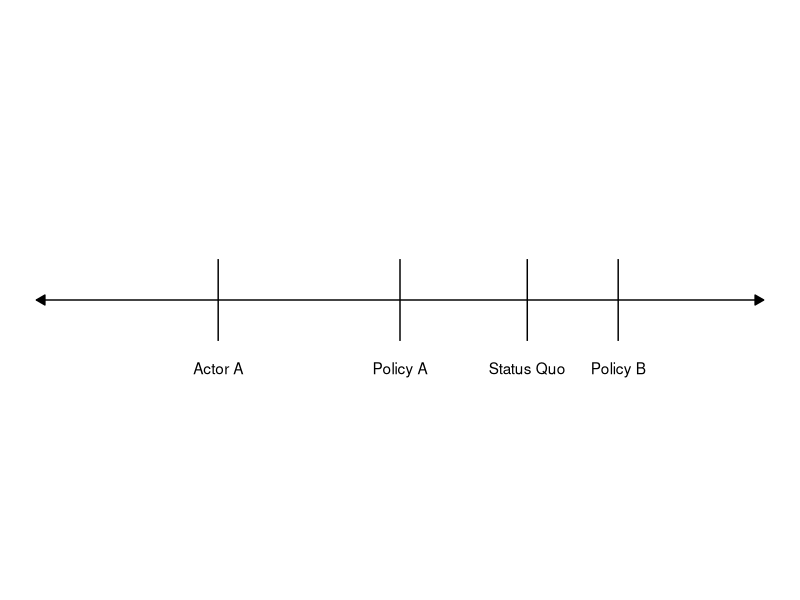
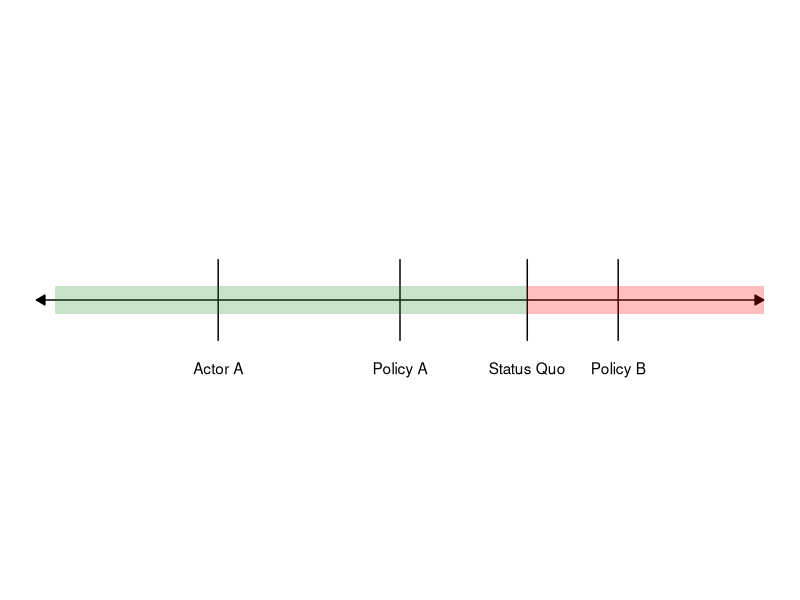
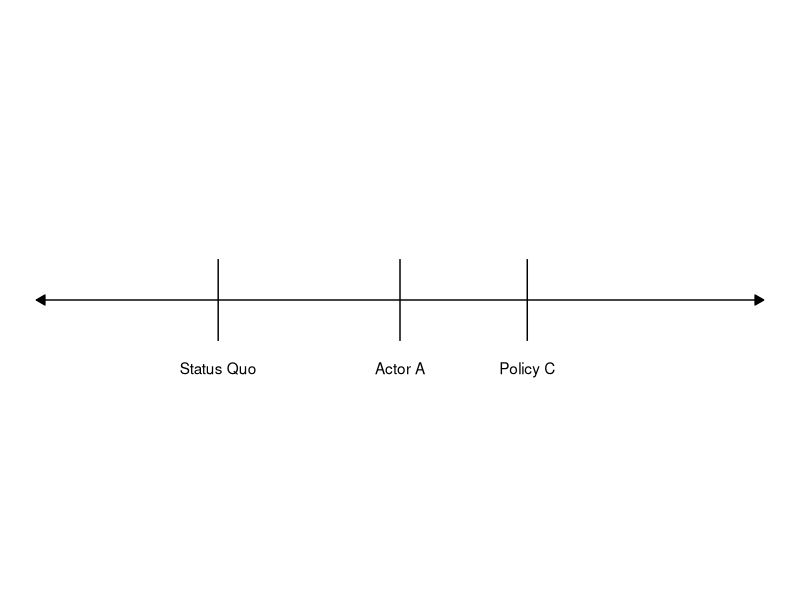
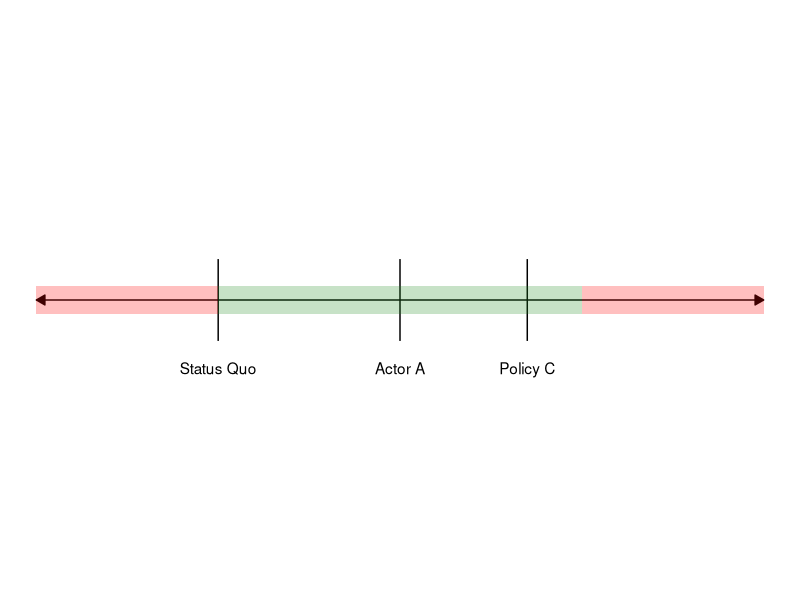
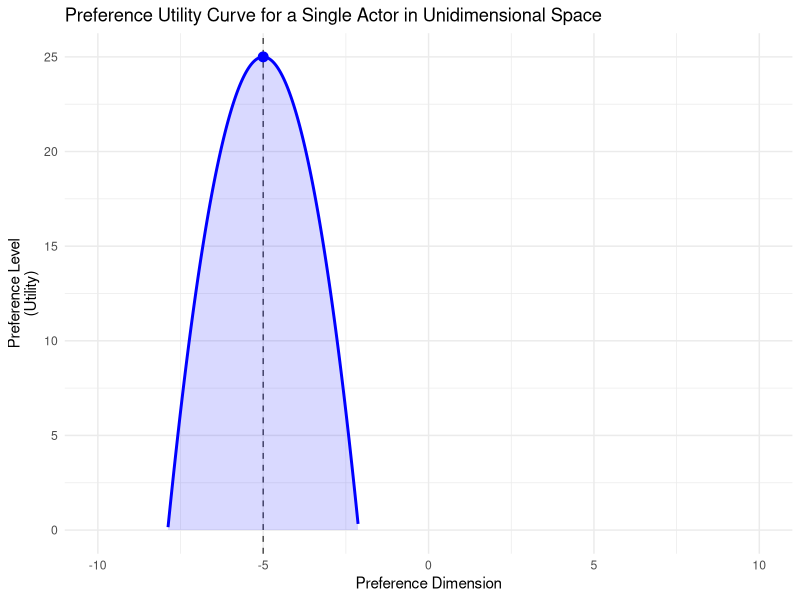
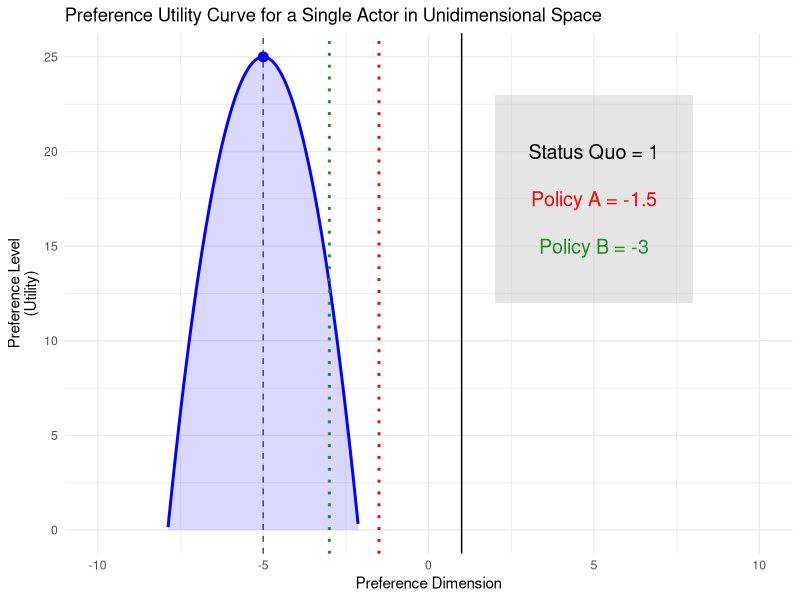
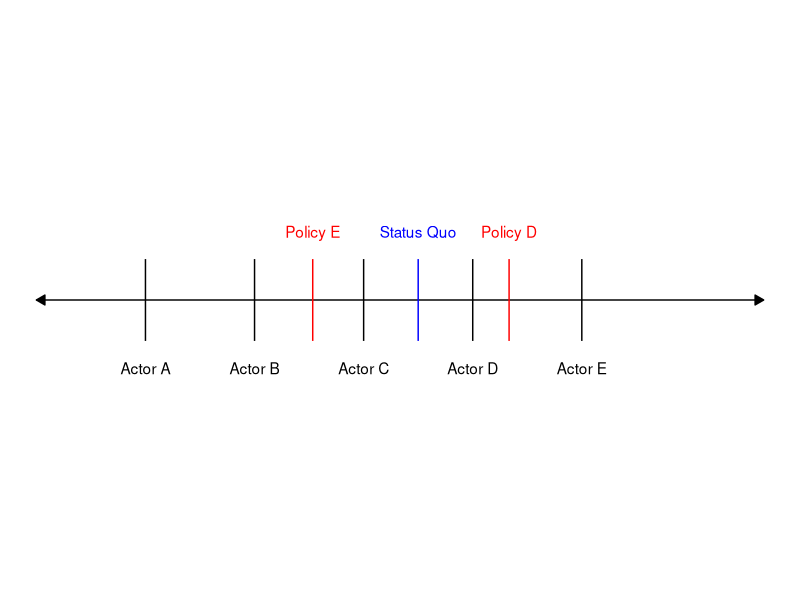
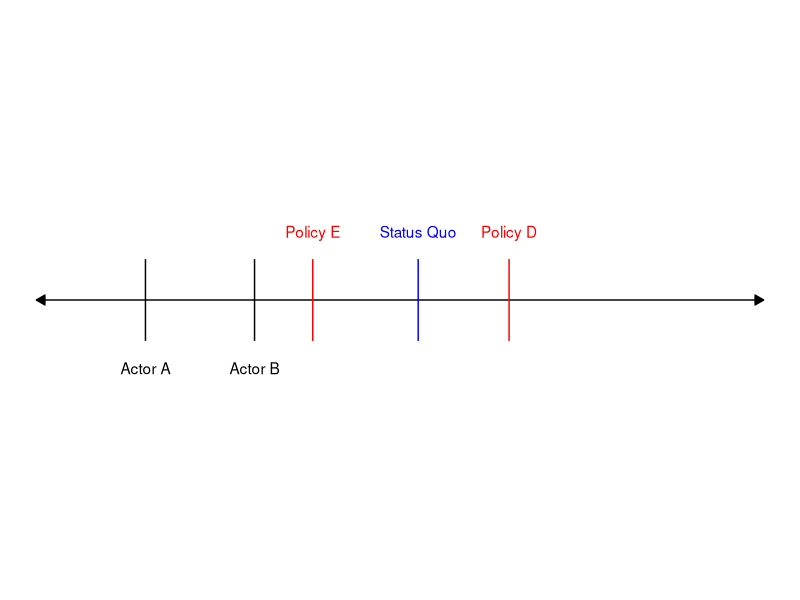

Write R code to recreate these figures, in order.
## ---- chunk 1
library(tidyverse)
library(ggforce)
## ---- chunk 2

ggplot() + 
  geom_segment(
    aes(x = -10, y = 0, xend = 10, yend = 0), 
    arrow = arrow(angle = 30, length = unit(.25, "cm"), ends = "both", type = "closed")
  ) + 
  geom_segment(aes(x = -5, y = -.15,xend = -5, yend = .15)) + 
  annotate("text", x = -5, y = -.25, label = "Actor A") +
  geom_segment(aes(x = 0, y = -.15,xend = 0, yend = .15)) + 
  annotate("text", x = 0, y = -.25, label = "Policy A") +
  geom_segment(aes(x = 3.5, y = -.15,xend = 3.5, yend = .15)) +
  annotate("text", x = 3.5, y = -.25, label = "Status Quo") +
  geom_segment(aes(x = 6, y = -.15,xend = 6, yend = .15)) +
  annotate("text", x = 6, y = -.25, label = "Policy B") +
  scale_x_continuous(limits = c(-10, 10)) + 
  scale_y_continuous(limits = c(-1,1)) + 
  theme_void()

## ---- chunk 3

ggplot() + 
  geom_segment(
    aes(x = -10, y = 0, xend = 10, yend = 0), 
    arrow = arrow(angle = 30, length = unit(.25, "cm"), ends = "both", type = "closed")
  ) + 
  geom_segment(aes(x = -5, y = -.15,xend = -5, yend = .15)) + 
  annotate("text", x = -5, y = -.25, label = "Actor A") +
  geom_segment(aes(x = 0, y = -.15,xend = 0, yend = .15)) + 
  annotate("text", x = 0, y = -.25, label = "Policy A") +
  geom_segment(aes(x = 3.5, y = -.15,xend = 3.5, yend = .15)) +
  annotate("text", x = 3.5, y = -.25, label = "Status Quo") +
  geom_segment(aes(x = 6, y = -.15,xend = 6, yend = .15)) +
  annotate("text", x = 6, y = -.25, label = "Policy B") +
  geom_rect(aes(xmin=-9.5, xmax=3.499999, ymin=-.05, ymax = .05), fill = "forestgreen", alpha =.25) +
  geom_rect(aes(xmin=3.5, xmax=10, ymin=-.05, ymax = .05), fill = "red", alpha =.25) +
  scale_x_continuous(limits = c(-10, 10)) + 
  scale_y_continuous(limits = c(-1,1)) + 
  theme_void()

## ---- chunk 4

ggplot() + 
  geom_segment(
    aes(x = -10, y = 0, xend = 10, yend = 0), 
    arrow = arrow(angle = 30, length = unit(.25, "cm"), ends = "both", type = "closed")
  ) + 
  geom_segment(aes(x = -5, y = -.15,xend = -5, yend = .15)) + 
  annotate("text", x = -5, y = -.25, label = "Status Quo") +
  geom_segment(aes(x = 0, y = -.15,xend = 0, yend = .15)) + 
  annotate("text", x = 0, y = -.25, label = "Actor A") +
  geom_segment(aes(x = 3.5, y = -.15,xend = 3.5, yend = .15)) +
  annotate("text", x = 3.5, y = -.25, label = "Policy C") +
  scale_x_continuous(limits = c(-10, 10)) + 
  scale_y_continuous(limits = c(-1,1)) + 
  theme_void()

## ---- chunk 5

ggplot() + 
  geom_segment(
    aes(x = -10, y = 0, xend = 10, yend = 0), 
    arrow = arrow(angle = 30, length = unit(.25, "cm"), ends = "both", type = "closed")
  ) + 
  geom_segment(aes(x = -5, y = -.15,xend = -5, yend = .15)) + 
  annotate("text", x = -5, y = -.25, label = "Status Quo") +
  geom_segment(aes(x = 0, y = -.15,xend = 0, yend = .15)) + 
  annotate("text", x = 0, y = -.25, label = "Actor A") +
  geom_segment(aes(x = 3.5, y = -.15,xend = 3.5, yend = .15)) +
  annotate("text", x = 3.5, y = -.25, label = "Policy C") +
  geom_rect(aes(xmin=-5, xmax=5, ymin=-.05, ymax = .05), fill = "forestgreen", alpha =.25) +
  geom_rect(aes(xmin=-10, xmax=-5, ymin=-.05, ymax = .05), fill = "red", alpha =.25) +
  geom_rect(aes(xmin=5, xmax=10, ymin=-.05, ymax = .05), fill = "red", alpha =.25) +
  scale_x_continuous(limits = c(-10, 10)) + 
  scale_y_continuous(limits = c(-1,1)) + 
  theme_void()

## ---- chunk 6
x <- seq(-10, 10, length.out = 1000)
yd <-  -3*(x + 5)^2 + 25
ggplot() +
  geom_vline(aes(xintercept = -5), color = 'grey30', linetype = "dashed") +
  geom_line(aes(x = x, y = yd), color = "blue", linewidth = 1) +
  geom_point(aes(x=-5, y=max(yd)), color = "blue", size = 3) +
  geom_ribbon(aes(x = x, y = yd,ymin=0, ymax = yd), fill = "blue", alpha = .15)+
  labs(title = "Preference Utility Curve for a Single Actor in Unidimensional Space",
       x = "Preference Dimension",
       y = "Preference Level\n(Utility)") +
  scale_y_continuous(limit = c(0,25)) + 
  theme_minimal()
## ---- chunk 7
ggplot() +
  geom_vline(aes(xintercept = -5), color = 'grey30', linetype = "dashed") +
  geom_line(aes(x = x, y = yd), color = "blue", linewidth = 1) +
  geom_point(aes(x=-5, y=max(yd)), color = "blue", size = 3) +
  geom_ribbon(aes(x = x, y = yd,ymin=0, ymax = yd), fill = "blue", alpha = .15)+
  geom_vline(aes(xintercept = 1), color = 'black') +
  geom_vline(aes(xintercept = -1.5), color = 'red', linetype = "dotted", size = 1) +
  geom_vline(aes(xintercept = -3), color = 'forestgreen', linetype = "dotted", size = 1) +
  geom_rect(aes(xmin = 2, xmax = 8, ymin=12, ymax = 23), fill = "grey80", alpha = .5) + 
  annotate("text", x = 5, y = 20, label = "Status Quo = 1", color = "black", size = 5) +
  annotate("text", x = 5, y = 17.5, label = "Policy A = -1.5", color = "red", size = 5) +
  annotate("text", x = 5, y = 15, label = "Policy B = -3", color = "forestgreen", size = 5) +
  labs(title = "Preference Utility Curve for a Single Actor in Unidimensional Space",
       x = "Preference Dimension",
       y = "Preference Level\n(Utility)") +
  scale_y_continuous(limit = c(0,25)) + 
  theme_minimal()
## ---- chunk 8

ggplot() + 
  geom_segment(
    aes(x = -10, y = 0, xend = 10, yend = 0), 
    arrow = arrow(angle = 30, length = unit(.25, "cm"), ends = "both", type = "closed")
  ) + 
  geom_segment(aes(x = -7, y = -.15,xend = -7, yend = .15)) + 
  annotate("text", x = -7, y = -.25, label = "Actor A") +
  geom_segment(aes(x = -4, y = -.15,xend = -4, yend = .15)) + 
  annotate("text", x = -4, y = -.25, label = "Actor B") +
  geom_segment(aes(x = -1, y = -.15,xend = -1, yend = .15)) + 
  annotate("text", x = -1, y = -.25, label = "Actor C") +
  geom_segment(aes(x = 2, y = -.15,xend = 2, yend = .15)) + 
  annotate("text", x = 2, y = -.25, label = "Actor D") +
  geom_segment(aes(x = 5, y = -.15,xend = 5, yend = .15)) + 
  annotate("text", x = 5, y = -.25, label = "Actor E") +
  geom_segment(aes(x = 0.5, y = -.15,xend = 0.5, yend = .15), color = "blue") + 
  annotate("text", x = 0.5, y = .25, label = "Status Quo", color = "blue") +
  geom_segment(aes(x = 3, y = -.15,xend = 3, yend = .15), color = "red") + 
  annotate("text", x = 3, y = .25, label = "Policy D", color = "red") +
  geom_segment(aes(x = -2.4, y = -.15,xend = -2.4, yend = .15), color = "red") + 
  annotate("text", x = -2.4, y = .25, label = "Policy E", color = "red") +
  scale_x_continuous(limits = c(-10, 10)) + 
  scale_y_continuous(limits = c(-1,1)) + 
  theme_void()

## ---- chunk 9

ggplot() + 
  geom_segment(
    aes(x = -10, y = 0, xend = 10, yend = 0), 
    arrow = arrow(angle = 30, length = unit(.25, "cm"), ends = "both", type = "closed")
  ) + 
  geom_segment(aes(x = -7, y = -.15,xend = -7, yend = .15)) + 
  annotate("text", x = -7, y = -.25, label = "Actor A") +
  geom_segment(aes(x = -4, y = -.15,xend = -4, yend = .15)) + 
  annotate("text", x = -4, y = -.25, label = "Actor B") +
  geom_segment(aes(x = 0.5, y = -.15,xend = 0.5, yend = .15), color = "blue") + 
  annotate("text", x = 0.5, y = .25, label = "Status Quo", color = "blue") +
  geom_segment(aes(x = 3, y = -.15,xend = 3, yend = .15), color = "red") + 
  annotate("text", x = 3, y = .25, label = "Policy D", color = "red") +
  geom_segment(aes(x = -2.4, y = -.15,xend = -2.4, yend = .15), color = "red") + 
  annotate("text", x = -2.4, y = .25, label = "Policy E", color = "red") +
  scale_x_continuous(limits = c(-10, 10)) + 
  scale_y_continuous(limits = c(-1,1)) + 
  theme_void()

## ---- chunk 10

ggplot() + 
  geom_segment(
    aes(x = -10, y = 0, xend = 10, yend = 0), 
    arrow = arrow(angle = 30, length = unit(.25, "cm"), ends = "both", type = "closed")
  ) + 
  geom_segment(aes(x = 5, y = -.15,xend = 5, yend = .15)) + 
  annotate("text", x = 5, y = -.25, label = "Actor E") +
  geom_segment(aes(x = 0.5, y = -.15,xend = 0.5, yend = .15), color = "blue") + 
  annotate("text", x = 0.5, y = .25, label = "Status Quo", color = "blue") +
  geom_segment(aes(x = 3, y = -.15,xend = 3, yend = .15), color = "red") + 
  annotate("text", x = 3, y = .25, label = "Policy D", color = "red") +
  geom_segment(aes(x = -2.4, y = -.15,xend = -2.4, yend = .15), color = "red") + 
  annotate("text", x = -2.4, y = .25, label = "Policy E", color = "red") +
  scale_x_continuous(limits = c(-10, 10)) + 
  scale_y_continuous(limits = c(-1,1)) + 
  theme_void()

## ---- chunk 11

ggplot() + 
  geom_segment(
    aes(x = -10, y = 0, xend = 10, yend = 0), 
    arrow = arrow(angle = 30, length = unit(.25, "cm"), ends = "both", type = "closed")
  ) + 
  geom_segment(aes(x = 2, y = -.15,xend = 2, yend = .15)) + 
  annotate("text", x = 2, y = -.25, label = "Actor D") +
  geom_segment(aes(x = 0.5, y = -.15,xend = 0.5, yend = .15), color = "blue") + 
  annotate("text", x = 0.5, y = .25, label = "Status Quo", color = "blue") +
  geom_segment(aes(x = 3, y = -.15,xend = 3, yend = .15), color = "red") + 
  annotate("text", x = 3, y = .25, label = "Policy D", color = "red") +
  geom_segment(aes(x = -2.4, y = -.15,xend = -2.4, yend = .15), color = "red") + 
  annotate("text", x = -2.4, y = .25, label = "Policy E", color = "red") +
  scale_x_continuous(limits = c(-10, 10)) + 
  scale_y_continuous(limits = c(-1,1)) + 
  theme_void()

## ---- chunk 12

ggplot() + 
  geom_segment(
    aes(x = -10, y = 0, xend = 10, yend = 0), 
    arrow = arrow(angle = 30, length = unit(.25, "cm"), ends = "both", type = "closed")
  ) + 
  geom_segment(aes(x = -1, y = -.15,xend = -1, yend = .15)) + 
  annotate("text", x = -1, y = -.25, label = "Actor C") +
  geom_segment(aes(x = 0.5, y = -.15,xend = 0.5, yend = .15), color = "blue") + 
  annotate("text", x = 0.5, y = .25, label = "Status Quo", color = "blue") +
  geom_segment(aes(x = 3, y = -.15,xend = 3, yend = .15), color = "red") + 
  annotate("text", x = 3, y = .25, label = "Policy D", color = "red") +
  geom_segment(aes(x = -2.4, y = -.15,xend = -2.4, yend = .15), color = "red") + 
  annotate("text", x = -2.4, y = .25, label = "Policy E", color = "red") +
  scale_x_continuous(limits = c(-10, 10)) + 
  scale_y_continuous(limits = c(-1,1)) + 
  theme_void()

## ---- chunk 13
yr <- -3*(x -5)^2 + 25
ggplot() +
  geom_line(aes(x = x, y = yd), color = "blue", linewidth = 1) +
  geom_point(aes(x=-5, y=max(yd)), color = "blue", size = 3) +
  geom_ribbon(aes(x = x, y = yd,ymin=0, ymax = yd), fill = "blue", alpha = .15)+
  geom_line(aes(x = x, y = yr), color = "red", linewidth = 1) +
  geom_point(aes(x=5, y=max(yr)), color = "red", size = 3) +
  geom_ribbon(aes(x = x, y = yd,ymin=0, ymax = yr), fill = "red", alpha = .15)+
  labs(title = "Preference Utility Curves for a Multiple Actors in Unidimensional Space",
       x = "Preference Dimension",
       y = "Preference Level\n(Utility)") +
  scale_y_continuous(limit = c(0,25)) + 
  theme_minimal()
## ---- chunk 14
yi <- -1/2*(x)^2 + 10
ggplot() +
  geom_line(aes(x = x, y = yd), color = "blue", linewidth = 1) +
  geom_point(aes(x=-5, y=max(yd)), color = "blue", size = 3) +
  geom_ribbon(aes(x = x, y = yd,ymin=0, ymax = yd), fill = "blue", alpha = .15)+
  geom_line(aes(x = x, y = yr), color = "red", linewidth = 1) +
  geom_point(aes(x=5, y=max(yr)), color = "red", size = 3) +
  geom_ribbon(aes(x = x, y = yd,ymin=0, ymax = yr), fill = "red", alpha = .15)+
  geom_line(aes(x = x, y = yi), color = "purple", linewidth = 1) +
  geom_point(aes(x=0, y=max(yi)), color = "purple", size = 3) +
  geom_ribbon(aes(x = x, y = yd,ymin=0, ymax = yi), fill = "purple", alpha = .15)+
  labs(title = "Preference Utility Curves for a Multiple Actors in Unidimensional Space",
       x = "Preference Dimension",
       y = "Preference Level\n(Utility)") +
  scale_y_continuous(limit = c(0,25)) + 
  theme_minimal()
## ---- chunk 15
ggplot() +
  geom_point(aes(x = -5, y = 2), color = "red", size = 4) + # Voter A
  geom_point(aes(x = 3, y = 1), color = "blue", size = 4) + # Voter B
  geom_point(aes(x = 2, y = 1), color = "forestgreen", size = 4) + # Voter C
  geom_point(aes(x = -2, y = 4), color = "orange", size = 4) + # Voter B
  geom_point(aes(x = 0, y = 0), color = "darkorchid3", size = 4) + # Voter C
  scale_x_continuous(limits = c(-7,7)) + 
  scale_y_continuous(limits = c(-5,5)) + 
  labs(title = "Preferences with Multiple Actors in Multidimensional Space", 
       x = "Preference Dimension 1",
       y = "Preference Dimension 2") + 
  theme_minimal()
## ---- chunk 16
ggplot() +
  geom_point(aes(x = -5, y = 2), color = "red", size = 4) + # Voter A
  geom_point(aes(x = 3, y = 1), color = "blue", size = 4) + # Voter B
  geom_point(aes(x = 2, y = 1), color = "forestgreen", size = 4) + # Voter C
  geom_point(aes(x = -2, y = 4), color = "orange", size = 4) + # Voter B
  geom_point(aes(x = 0, y = 0), color = "darkorchid3", size = 4) + # Voter C
  geom_point(aes(x = -0.4, y = 2), color = "black", size = 6) +
  annotate("text", x = 2, y = 2, size = 5.5,label = "Geometric Mean") + 
  scale_x_continuous(limits = c(-7,7)) + 
  scale_y_continuous(limits = c(-5,5)) + 
  labs(title = "Preferences with Multiple Actors in Multidimensional Space", 
       x = "Preference Dimension 1",
       y = "Preference Dimension 2") + 
  theme_minimal()
## ---- chunk 17
ggplot() +
  geom_point(aes(x = -5, y = 2), color = "red", size = 3) + # Voter A
  geom_point(aes(x = 3, y = 1), color = "blue", size = 3) + # Voter B
  geom_point(aes(x = 2, y = 1), color = "forestgreen", size = 3) + # Voter C
  geom_point(aes(x = -2, y = 4), color = "orange", size = 3) + # Voter B
  geom_point(aes(x = 0, y = 0), color = "darkorchid3", size = 3) + # Voter C
  scale_x_continuous(limits = c(-15,15)) + 
  scale_y_continuous(limits = c(-10, 10)) + 
  labs(title = "Preference Utility with Multiple Actors in Multidimensional Space", 
       x = "Preference Dimension 1",
       y = "Preference Dimension 2") + 
  theme_minimal()
## ---- chunk 18
ggplot() +
  geom_ellipse(aes(x0 = -5, y0 = 2, a = 10, b = 3, angle = pi/4), color = "red",  linewidth = 1, fill = "red", alpha = .15) + # Indifference curve for C
  geom_ellipse(aes(x0 = 3, y0 = 1, a = 5, b = 1, angle = -pi/3), color = "blue", linewidth = 1, fill = "blue", alpha = .15) + # Indifference curve for B
  geom_ellipse(aes(x0 = 2, y0 = 1, a = 4, b = 1, angle = -pi/3), color = "forestgreen", linewidth = 1, fill = "forestgreen", alpha = .15) + # Indifference curve for C
  geom_ellipse(aes(x0 = -2, y0 = 4, a = 12, b = 1, angle = 0), color = "orange", linewidth = 1, fill = "orange", alpha = .15) + # Indifference curve for B
  geom_ellipse(aes(x0 = 0, y0 = 0, a = 4, b = 1, angle = -pi/8), color = "darkorchid3", linewidth = 1, fill = "darkorchid3", alpha = .15) + 
  geom_point(aes(x = -5, y = 2), color = "red", size = 3) + # Voter A
  geom_point(aes(x = 3, y = 1), color = "blue", size = 3) + # Voter B
  geom_point(aes(x = 2, y = 1), color = "forestgreen", size = 3) + # Voter C
  geom_point(aes(x = -2, y = 4), color = "orange", size = 3) + # Voter B
  geom_point(aes(x = 0, y = 0), color = "darkorchid3", size = 3) + # Voter C
  scale_x_continuous(limits = c(-15,15)) + 
  scale_y_continuous(limits = c(-10, 10)) + 
  labs(title = "Preference Utility with Multiple Actors in Multidimensional Space", 
       x = "Preference Dimension 1",
       y = "Preference Dimension 2") + 
  theme_minimal()
## ---- chunk 19
ggplot() +
  geom_ellipse(aes(x0 = -5, y0 = 2, a = 10, b = 3, angle = pi/4), color = "red",  linewidth = 1, fill = "red", alpha = .15) + # Indifference curve for C
  geom_ellipse(aes(x0 = 3, y0 = 1, a = 5, b = 1, angle = -pi/3), color = "blue", linewidth = 1, fill = "blue", alpha = .15) + # Indifference curve for B
  geom_ellipse(aes(x0 = 2, y0 = 1, a = 4, b = 1, angle = -pi/3), color = "forestgreen", linewidth = 1, fill = "forestgreen", alpha = .15) + # Indifference curve for C
  geom_ellipse(aes(x0 = -2, y0 = 4, a = 12, b = 1, angle = 0), color = "orange", linewidth = 1, fill = "orange", alpha = .15) + # Indifference curve for B
  geom_ellipse(aes(x0 = 0, y0 = 0, a = 4, b = 1, angle = -pi/8), color = "darkorchid3", linewidth = 1, fill = "darkorchid3", alpha = .15) + 
  geom_point(aes(x = -5, y = 2), color = "red", size = 3) + # Voter A
  geom_point(aes(x = 3, y = 1), color = "blue", size = 3) + # Voter B
  geom_point(aes(x = 2, y = 1), color = "forestgreen", size = 3) + # Voter C
  geom_point(aes(x = -2, y = 4), color = "orange", size = 3) + # Voter B
  geom_point(aes(x = 0, y = 0), color = "darkorchid3", size = 3) + # Voter C
  geom_point(aes(x = -0.4, y = 2), color = "black", size = 4) +
  scale_x_continuous(limits = c(-15,15)) + 
  scale_y_continuous(limits = c(-10, 10)) + 
  labs(title = "Preference Utility with Multiple Actors in Multidimensional Space", 
       x = "Preference Dimension 1",
       y = "Preference Dimension 2") + 
  theme_minimal()
